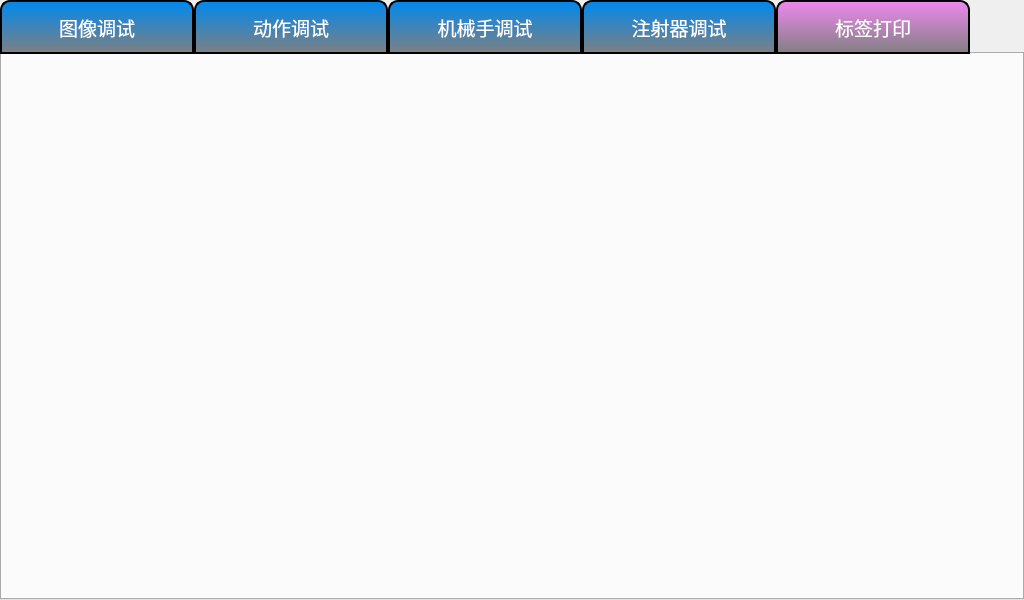
<?xml version="1.0" encoding="UTF-8"?>
<ui version="4.0">
 <class>MainWindow</class>
 <widget class="QMainWindow" name="MainWindow">
  <property name="geometry">
   <rect>
    <x>0</x>
    <y>0</y>
    <width>1024</width>
    <height>600</height>
   </rect>
  </property>
  <property name="windowTitle">
   <string>DebugTool</string>
  </property>
  <widget class="QWidget" name="centralWidget">
   <widget class="QTabWidget" name="tabWidget">
    <property name="geometry">
     <rect>
      <x>0</x>
      <y>0</y>
      <width>1024</width>
      <height>600</height>
     </rect>
    </property>
    <property name="font">
     <font>
      <pointsize>14</pointsize>
      <weight>50</weight>
      <italic>false</italic>
      <bold>false</bold>
     </font>
    </property>
    <property name="styleSheet">
     <string notr="true">QTabBar::tab {min-width:180px;min-height:40px;color: white;background-color:qlineargradient(x1:0, y1:0, x2:0, y2:1, stop: 0 #0088ee, stop: 1 gray);border: 2px solid;border-top-left-radius: 10px;border-top-right-radius: 10px;padding:5px;}
QTabBar::tab:selected {background-color:qlineargradient(x1:0, y1:0, x2:0, y2:1, stop: 0 #ee88ee, stop: 1 gray);}</string>
    </property>
    <property name="tabPosition">
     <enum>QTabWidget::North</enum>
    </property>
    <property name="tabShape">
     <enum>QTabWidget::Rounded</enum>
    </property>
    <property name="currentIndex">
     <number>4</number>
    </property>
    <property name="iconSize">
     <size>
      <width>24</width>
      <height>24</height>
     </size>
    </property>
    <widget class="ImageView" name="tab_1">
     <attribute name="title">
      <string>图像调试</string>
     </attribute>
    </widget>
    <widget class="VialView" name="tab_2">
     <attribute name="title">
      <string>动作调试</string>
     </attribute>
    </widget>
    <widget class="ArmView" name="tab_3">
     <attribute name="title">
      <string>机械手调试</string>
     </attribute>
    </widget>
    <widget class="InjectorView" name="tab_4">
     <attribute name="title">
      <string>注射器调试</string>
     </attribute>
    </widget>
    <widget class="LabelPrint" name="tab_5">
     <attribute name="title">
      <string>标签打印</string>
     </attribute>
    </widget>
   </widget>
  </widget>
 </widget>
 <layoutdefault spacing="6" margin="11"/>
 <customwidgets>
  <customwidget>
   <class>ImageView</class>
   <extends>QWidget</extends>
   <header>imageview.h</header>
   <container>1</container>
  </customwidget>
  <customwidget>
   <class>VialView</class>
   <extends>QWidget</extends>
   <header>vialview.h</header>
   <container>1</container>
  </customwidget>
  <customwidget>
   <class>ArmView</class>
   <extends>QWidget</extends>
   <header>armview.h</header>
   <container>1</container>
  </customwidget>
  <customwidget>
   <class>InjectorView</class>
   <extends>QWidget</extends>
   <header>injectorview.h</header>
   <container>1</container>
  </customwidget>
  <customwidget>
   <class>LabelPrint</class>
   <extends>QWidget</extends>
   <header>labelprint.h</header>
   <container>1</container>
  </customwidget>
 </customwidgets>
 <resources/>
 <connections/>
</ui>
